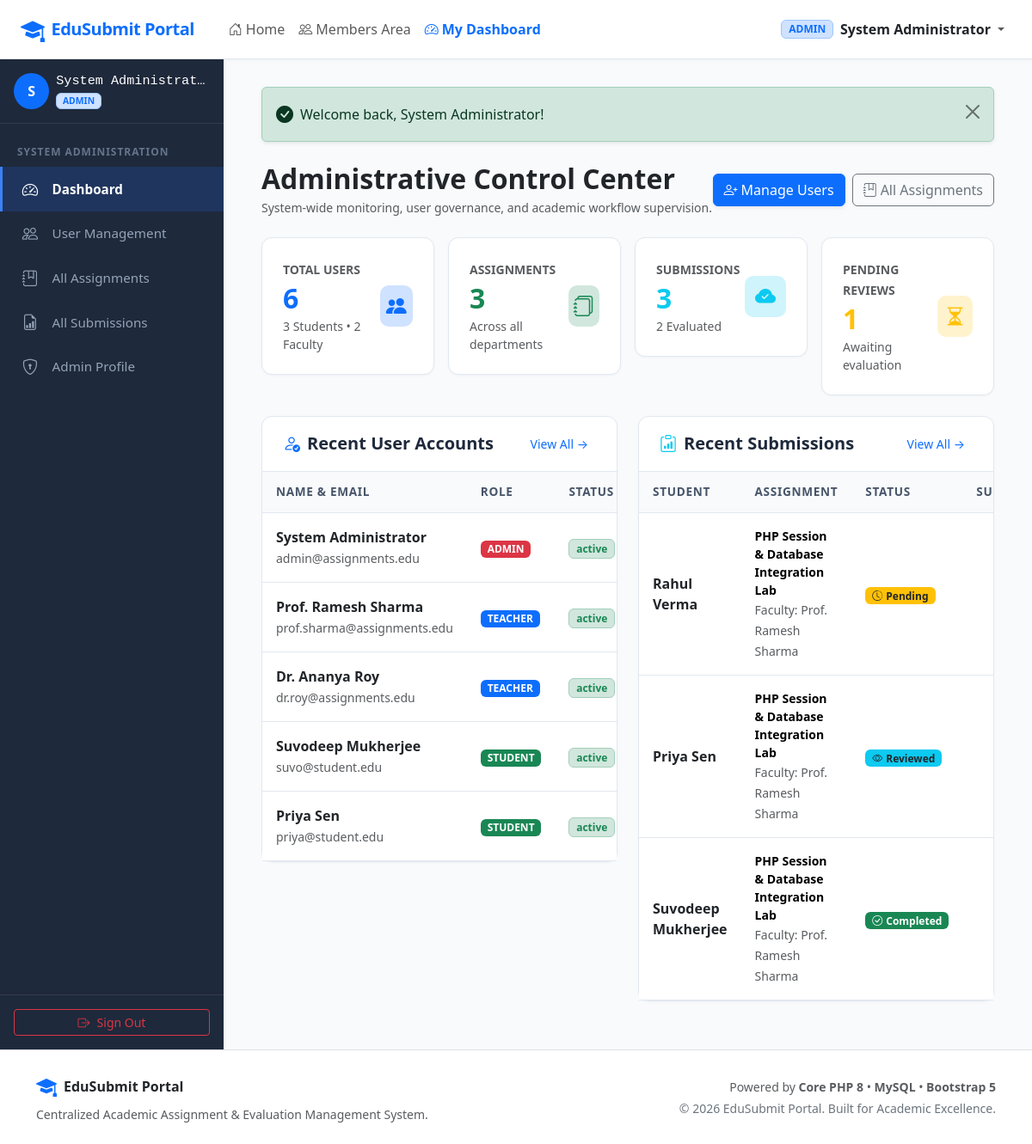
Page /admin/dashboard.php (signed in) on the committed database.
### tables this page shows
CREATE TABLE `users` (
  `id` INT UNSIGNED AUTO_INCREMENT PRIMARY KEY,
  `name` VARCHAR(100) NOT NULL,
  `email` VARCHAR(150) NOT NULL UNIQUE,
  `password` VARCHAR(255) NOT NULL,
  `role` ENUM('admin', 'teacher', 'student') NOT NULL DEFAULT 'student',
  `phone` VARCHAR(20) DEFAULT NULL,
  `bio` TEXT DEFAULT NULL,
  `avatar` VARCHAR(255) DEFAULT NULL,
  `status` ENUM('active', 'inactive') NOT NULL DEFAULT 'active',
  `created_at` TIMESTAMP DEFAULT CURRENT_TIMESTAMP,
  `updated_at` TIMESTAMP DEFAULT CURRENT_TIMESTAMP ON UPDATE CURRENT_TIMESTAMP,
  INDEX `idx_users_role` (`role`),
  INDEX `idx_users_email` (`email`)
);

CREATE TABLE `submissions` (
  `id` INT UNSIGNED AUTO_INCREMENT PRIMARY KEY,
  `student_id` INT UNSIGNED NOT NULL,
  `assignment_id` INT UNSIGNED NOT NULL,
  `file` VARCHAR(255) NOT NULL,
  `student_notes` TEXT DEFAULT NULL,
  `submit_date` TIMESTAMP DEFAULT CURRENT_TIMESTAMP,
  `marks` DECIMAL(5,2) DEFAULT NULL,
  `feedback` TEXT DEFAULT NULL,
  `status` ENUM('Pending', 'Reviewed', 'Completed') NOT NULL DEFAULT 'Pending',
  `evaluated_at` DATETIME DEFAULT NULL,
  `evaluated_by` INT UNSIGNED DEFAULT NULL,
  `updated_at` TIMESTAMP DEFAULT CURRENT_TIMESTAMP ON UPDATE CURRENT_TIMESTAMP,
  INDEX `idx_submissions_status` (`status`),
  INDEX `idx_submissions_student` (`student_id`),
  INDEX `idx_submissions_assignment` (`assignment_id`),
  UNIQUE KEY `unique_student_assignment` (`student_id`, `assignment_id`),
  CONSTRAINT `fk_submissions_student`
    FOREIGN KEY (`student_id`)
    REFERENCES `users` (`id`)
    ON DELETE CASCADE
    ON UPDATE CASCADE,
  CONSTRAINT `fk_submissions_assignment`
    FOREIGN KEY (`assignment_id`)
    REFERENCES `assignments` (`id`)
    ON DELETE CASCADE
    ON UPDATE CASCADE,
  CONSTRAINT `fk_submissions_evaluator`
    FOREIGN KEY (`evaluated_by`)
    REFERENCES `users` (`id`)
    ON DELETE SET NULL
    ON UPDATE CASCADE
);

CREATE TABLE `assignments` (
  `id` INT UNSIGNED AUTO_INCREMENT PRIMARY KEY,
  `teacher_id` INT UNSIGNED NOT NULL,
  `title` VARCHAR(200) NOT NULL,
  `subject` VARCHAR(100) NOT NULL,
  `description` TEXT NOT NULL,
  `deadline` DATETIME NOT NULL,
  `file` VARCHAR(255) DEFAULT NULL,
  `max_marks` INT UNSIGNED NOT NULL DEFAULT 100,
  `created_at` TIMESTAMP DEFAULT CURRENT_TIMESTAMP,
  `updated_at` TIMESTAMP DEFAULT CURRENT_TIMESTAMP ON UPDATE CURRENT_TIMESTAMP,
  INDEX `idx_assignments_subject` (`subject`),
  INDEX `idx_assignments_deadline` (`deadline`),
  INDEX `idx_assignments_teacher` (`teacher_id`),
  CONSTRAINT `fk_assignments_teacher`
    FOREIGN KEY (`teacher_id`)
    REFERENCES `users` (`id`)
    ON DELETE CASCADE
    ON UPDATE CASCADE
);

### admin/dashboard.php (the view, shortened to what the rows shown need)
<?php
require_once __DIR__ . '/../config/config.php';
$pdo = getDBConnection();
$recentUsers = [];
try {
    $recentUsers = $pdo->query("SELECT id, name, email, role, status, created_at FROM users ORDER BY created_at DESC LIMIT 5")->fetchAll();
} catch (PDOException $e) {
}
$recentSubmissions = [];
try {
    $recentSubmissions = $pdo->query("
        SELECT s.id, s.submit_date, s.status, s.marks,
               u.name AS student_name,
               a.title AS assignment_title, a.max_marks,
               t.name AS teacher_name
        FROM submissions s
        JOIN users u ON s.student_id = u.id
        JOIN assignments a ON s.assignment_id = a.id
        JOIN users t ON a.teacher_id = t.id
        ORDER BY s.submit_date DESC
        LIMIT 5
    ")->fetchAll();
} catch (PDOException $e) {
}
require_once __DIR__ . '/../includes/header.php';
?>
<div class="dashboard-wrapper">
    <?php require_once __DIR__ . '/../includes/sidebar.php'; ?>
    <main class="main-content">
        <div class="container-fluid">
            <div class="d-flex flex-wrap align-items-center justify-content-between mb-4">
                <div>
                    <h2 class="fw-bold text-dark mb-1">Administrative Control Center</h2>
                </div>
            </div>
            <div class="row g-4">
                <div class="col-lg-6">
                    <div class="custom-card">
                        <div class="table-responsive">
                            <table class="table table-custom align-middle">
                                <thead>
                                    <tr>
                                        <th>Name &amp; Email</th>
                                        <th>Role</th>
                                        <th>Status</th>
                                    </tr>
                                </thead>
                                <tbody>
                                    <?php if (!empty($recentUsers)): ?>
                                        <?php foreach ($recentUsers as $ru): ?>
                                            <tr>
                                                <td>
                                                    <div class="fw-bold text-dark"><?php echo e($ru['name']); ?></div>
                                                    <small class="text-muted"><?php echo e($ru['email']); ?></small>
                                                </td>
                                                <td>
                                                    <?php
                                                        $badgeColor = match ($ru['role']) {
                                                            'admin'   => 'bg-danger',
                                                            'teacher' => 'bg-primary',
                                                            default   => 'bg-success',
                                                        };
                                                    ?>
                                                    <span class="badge <?php echo $badgeColor; ?> text-uppercase"><?php echo e($ru['role']); ?></span>
                                                </td>
                                                <td>
                                                    <span class="badge bg-<?php echo $ru['status'] === 'active' ? 'success-subtle text-success border border-success-subtle' : 'danger-subtle text-danger border border-danger-subtle'; ?>">
                                                        <?php echo e($ru['status']); ?>
                                                    </span>
                                                </td>
                                            </tr>
                                        <?php endforeach; ?>
                                    <?php endif; ?>
                                </tbody>
                            </table>
                        </div>
                    </div>
                </div>
                <div class="col-lg-6">
                    <div class="custom-card">
                        <div class="table-responsive">
                            <table class="table table-custom align-middle">
                                <thead>
                                    <tr>
                                        <th>Student</th>
                                        <th>Assignment</th>
                                        <th>Status</th>
                                        <th class="text-end">Submitted</th>
                                    </tr>
                                </thead>
                                <tbody>
                                    <?php if (!empty($recentSubmissions)): ?>
                                        <?php foreach ($recentSubmissions as $rs): ?>
                                            <tr>
                                                <td>
                                                    <div class="fw-semibold text-dark"><?php echo e($rs['student_name']); ?></div>
                                                </td>
                                                <td>
                                                    <div class="small fw-semibold"><?php echo e($rs['assignment_title']); ?></div>
                                                    <small class="text-muted">Faculty: <?php echo e($rs['teacher_name']); ?></small>
                                                </td>
                                                <td>
                                                    <?php echo renderStatusBadge($rs['status']); ?>
                                                </td>
                                                <td class="text-end">
                                                </td>
                                            </tr>
                                        <?php endforeach; ?>
                                    <?php endif; ?>
                                </tbody>
                            </table>
                        </div>
                    </div>
                </div>
            </div>
        </div>
    </main>
</div>
<?php require_once __DIR__ . '/../includes/footer.php'; ?>

### includes/header.php (shortened to what the rows shown need)
<?php
require_once __DIR__ . '/../config/config.php';
$user = currentUser();
?>
<!DOCTYPE html>
<html lang="en">
<head>
    <link href="https://cdn.jsdelivr.net/npm/bootstrap@5.3.3/dist/css/bootstrap.min.css" rel="stylesheet">
    <link rel="stylesheet" href="https://cdn.jsdelivr.net/npm/bootstrap-icons@1.11.3/font/bootstrap-icons.min.css">
    <link rel="stylesheet" href="<?php echo BASE_URL; ?>/assets/css/style.css">
</head>
<body>
<nav class="navbar navbar-expand-lg portal-navbar sticky-top">
    <div class="container-fluid px-4">
        <div class="collapse navbar-collapse" id="navbarContent">
            <ul class="navbar-nav ms-auto mb-2 mb-lg-0 align-items-lg-center">
                <?php if ($user): ?>
                    <li class="nav-item dropdown">
                        <a class="nav-link dropdown-toggle d-flex align-items-center" href="#" role="button" data-bs-toggle="dropdown" aria-expanded="false">
                            <span class="badge bg-primary-subtle text-primary border border-primary-subtle me-2 text-uppercase">
                                <?php echo e($user['role']); ?>
                            </span>
                            <span class="fw-semibold text-dark me-1"><?php echo e($user['name']); ?></span>
                        </a>
                    </li>
                <?php endif; ?>
            </ul>
        </div>
    </div>
</nav>

### includes/sidebar.php (shortened to what the rows shown need)
<?php
require_once __DIR__ . '/../config/config.php';
$user = currentUser();
$role = strtolower($user['role'] ?? '');
?>
<aside class="sidebar">
    <div class="px-3 pb-3 mb-2 border-bottom border-secondary border-opacity-25">
        <div class="d-flex align-items-center">
            <div class="bg-primary text-white rounded-circle d-flex align-items-center justify-content-center me-2" style="width: 42px; height: 42px; font-weight: 600;">
                <?php echo strtoupper(substr($user['name'] ?? 'U', 0, 1)); ?>
            </div>
            <div class="overflow-hidden">
                <h6 class="text-white mb-0 text-truncate font-monospace" style="font-size: 0.95rem;">
                    <?php echo e($user['name'] ?? 'User'); ?>
                </h6>
                <span class="badge bg-primary-subtle text-primary border border-primary-subtle text-uppercase" style="font-size: 0.65rem;">
                    <?php echo e($role); ?>
                </span>
            </div>
        </div>
    </div>
</aside>

### config/config.php (shortened to what the rows shown need)
<?php
function e($data): string {
    return htmlspecialchars((string)($data ?? ''), ENT_QUOTES, 'UTF-8');
}
function isLoggedIn(): bool {
    return !empty($_SESSION['user_id']) && !empty($_SESSION['user_role']);
}
function currentUser(): ?array {
    return [
        'id'    => $_SESSION['user_id'],
        'name'  => $_SESSION['user_name'] ?? 'User',
        'email' => $_SESSION['user_email'] ?? '',
        'role'  => $_SESSION['user_role'] ?? '',
    ];
}
function renderStatusBadge(string $status): string {
    return match (strtolower($status)) {
        'completed' => '<span class="badge bg-success text-white px-2 py-1"><i class="bi bi-check-circle me-1"></i>Completed</span>',
        'reviewed'  => '<span class="badge bg-info text-dark px-2 py-1"><i class="bi bi-eye me-1"></i>Reviewed</span>',
        'pending'   => '<span class="badge bg-warning text-dark px-2 py-1"><i class="bi bi-clock-history me-1"></i>Pending</span>',
        default     => '<span class="badge bg-secondary">' . e($status) . '</span>',
    };
}

### rows in the picture
users: role "ADMIN", name "System Administrator", name "S", name "System Administrat…", email "admin@assignments.edu", status "active"
users: name "Prof. Ramesh Sharma", email "prof.sharma@assignments.edu", role "TEACHER", status "active"
users: name "Dr. Ananya Roy", email "dr.roy@assignments.edu", role "TEACHER", status "active"
users: name "Suvodeep Mukherjee", email "suvo@student.edu", role "STUDENT", status "active"
users: name "Priya Sen", email "priya@student.edu", role "STUDENT", status "active"
submissions: student.name "Rahul Verma", assignment.title "PHP Session & Database Integration Lab", users.name "Prof. Ramesh Sharma", status "Pending"
submissions: student.name "Priya Sen", assignment.title "PHP Session & Database Integration Lab", evaluated_by.name "Prof. Ramesh Sharma", status "Reviewed"
submissions: student.name "Suvodeep Mukherjee", assignment.title "PHP Session & Database Integration Lab", evaluated_by.name "Prof. Ramesh Sharma", status "Completed"

### other values in the picture
APP_NAME "EduSubmit Portal"
$totalUsers "6"
$totalStudents "3"
$totalTeachers "2"
$totalAssignments "3"
$totalSubmissions "3"
$completedSubmissions "2"
$pendingSubmissions "1"
